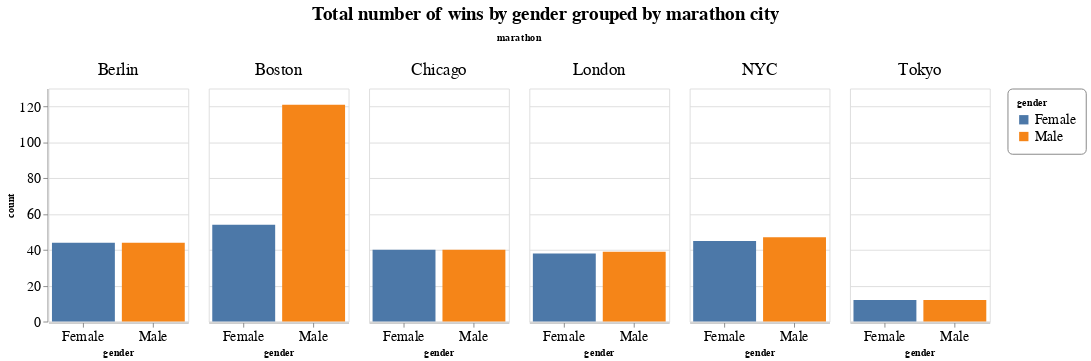

The cell this chart's notebook holds for it:
### Code cell
alt.Chart(
    place_gender_counts,
    title='Total number of wins by gender grouped by marathon city',
).mark_bar().encode(
    x='gender:O',
    y='count:Q',
    tooltip=['count:Q'],
    color='gender:N',
    column='marathon:O',
).properties(
    width=150,
    height=250
).configure_axis(
    labelFontSize=15,
    labelAngle=0    
).configure_legend(
    strokeColor='gray',
    labelFontSize=15,
    padding=10,
    cornerRadius=5,
    orient='right'
).configure_title(
    fontSize=20,
    offset=10,
    orient='top',
    anchor='middle'
).configure_header(
    labelFontSize=18
)

### Figure 1 — Vega-Lite specification as saved in the notebook (floating-point values rounded to 4 significant figures)
{"config": {"view": {"continuousWidth": 400, "continuousHeight": 300}, "axis": {"labelAngle": 0, "labelFontSize": 15}, "header": {"labelFontSize": 18}, "legend": {"cornerRadius": 5, "labelFontSize": 15, "orient": "right", "padding": 10, "strokeColor": "gray"}, "title": {"anchor": "middle", "fontSize": 20, "offset": 10, "orient": "top"}}, "data": {"name": "data-1199000a7884273d6228f2c25ce0614f"}, "mark": "bar", "encoding": {"color": {"type": "nominal", "field": "gender"}, "column": {"type": "ordinal", "field": "marathon"}, "tooltip": [{"type": "quantitative", "field": "count"}], "x": {"type": "ordinal", "field": "gender"}, "y": {"type": "quantitative", "field": "count"}}, "height": 250, "title": "Total number of wins by gender grouped by marathon city", "width": 150, "$schema": "https://vega.github.io/schema/vega-lite/v4.0.2.json", "datasets": {"data-1199000a7884273d6228f2c25ce0614f": [{"marathon": "Berlin", "gender": "Female", "count": 44}, {"marathon": "Berlin", "gender": "Male", "count": 44}, {"marathon": "Boston", "gender": "Female", "count": 54}, {"marathon": "Boston", "gender": "Male", "count": 121}, {"marathon": "Chicago", "gender": "Female", "count": 40}, {"marathon": "Chicago", "gender": "Male", "count": 40}, {"marathon": "London", "gender": "Female", "count": 38}, {"marathon": "London", "gender": "Male", "count": 39}, {"marathon": "NYC", "gender": "Female", "count": 45}, {"marathon": "NYC", "gender": "Male", "count": 47}, {"marathon": "Tokyo", "gender": "Female", "count": 12}, {"marathon": "Tokyo", "gender": "Male", "count": 12}]}}
